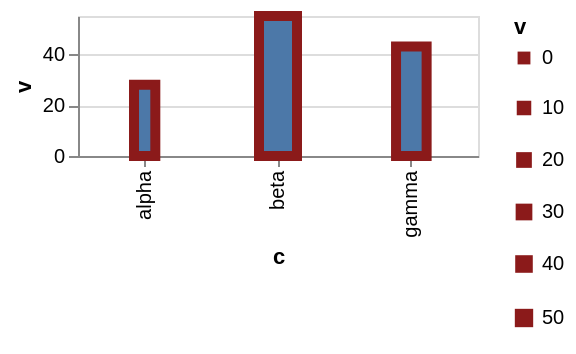

Describe this chart as a Vega-Lite specification.
### Vega-Lite specification from a JSON file in a GitHub repository (floating-point values rounded to 4 significant figures)
{"$schema": "https://vega.github.io/schema/vega-lite/v6.json", "description": "The other half of `a-legend-symbol-wears-the-marks-stroke`: a style the mark **names**, and a value written as an expression. A mark's styles are its own type followed by whatever its `style` names — `getStyles` is `[].concat(mark.type, mark.style ?? [])` — and `getStyleConfig` walks them in that order with the last one that speaks winning. So `config.style.outlined` reaches a bar that asks for it, and the swatch is outlined the way the bar is. The width is an **expression**, which `applyMarkConfig` passes through `signalOrValueRef`, so what lands on the swatch is a signal rather than a value wrapped around an object — written as a value, Vega is handed `{\"value\": {\"expr\": …}}` and draws an outline of nothing. This is a chart of its own rather than a second row beside the other fixture because two size legends over the same field are hoisted into a single legend, and the second of them would then never be drawn.", "data": {"values": [{"c": "alpha", "v": 28}, {"c": "beta", "v": 55}, {"c": "gamma", "v": 43}]}, "config": {"style": {"outlined": {"stroke": "#8b1a1a", "strokeWidth": {"expr": "2 + 3"}}}}, "width": 200, "height": 70, "mark": {"type": "bar", "style": "outlined"}, "encoding": {"x": {"field": "c", "type": "nominal"}, "y": {"field": "v", "type": "quantitative"}, "size": {"field": "v", "type": "quantitative"}}}
